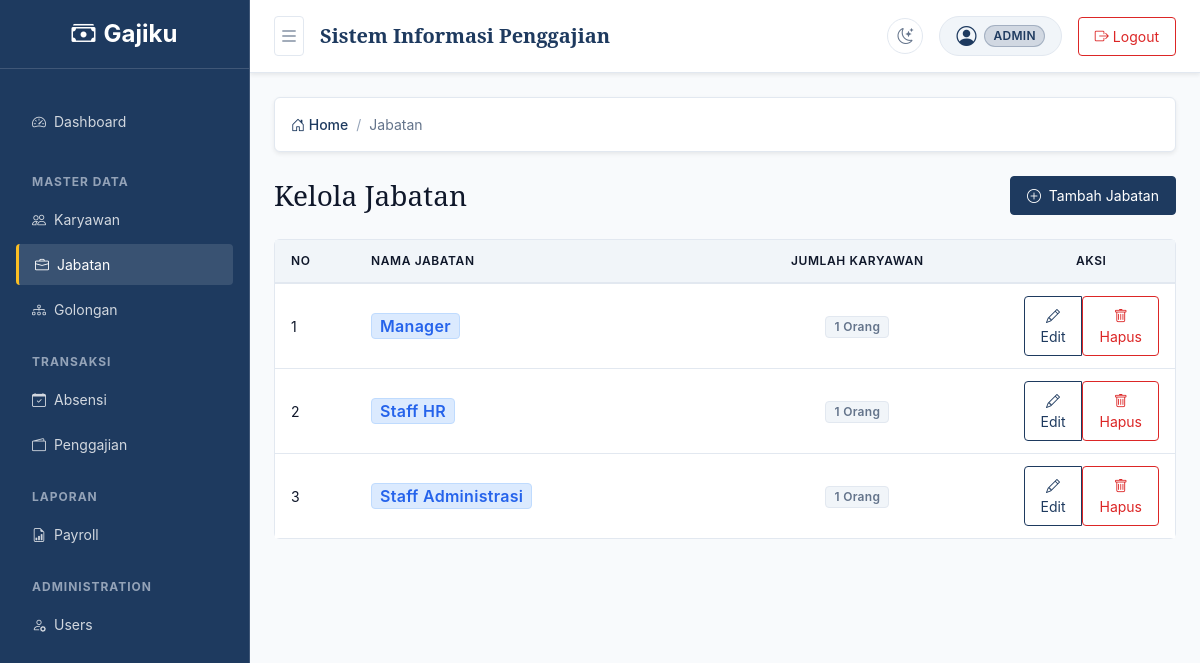
The app's page /?page=jabatan/index (signed in) with its own data.
### tables this page shows
CREATE TABLE IF NOT EXISTS jabatan (
    id INT UNSIGNED AUTO_INCREMENT PRIMARY KEY,
    nama_jabatan VARCHAR(100) NOT NULL,
    gaji_pokok DECIMAL(15,2) NOT NULL,
    tunjangan_default DECIMAL(15,2) NOT NULL DEFAULT 0,
    created_at TIMESTAMP NOT NULL DEFAULT CURRENT_TIMESTAMP,
    updated_at TIMESTAMP NOT NULL DEFAULT CURRENT_TIMESTAMP ON UPDATE CURRENT_TIMESTAMP
);

### app/includes/jabatan.php (called while the page is built, shortened)
<?php
function fetchAllJabatan(PDO $pdo): array
{
    $stmt = $pdo->query(
        'SELECT j.*, COUNT(k.id) AS jumlah_karyawan
         FROM jabatan j
         LEFT JOIN karyawan k ON j.id = k.jabatan_id
         GROUP BY j.id
         ORDER BY j.id ASC'
    );
    return $stmt->fetchAll();
}

### app/pages/jabatan/index.php (the view, shortened to what this page needs)
<?php
require_once dirname(__DIR__, 2) . '/includes/jabatan.php';
$pdo = getPDO();
$jabatans = fetchAllJabatan($pdo);
?>
<div class="d-flex justify-content-between align-items-center mb-4">
    <h1 class="h3 mb-0">Kelola Jabatan</h1>
    <a href="/?page=jabatan/create" class="btn btn-primary">
        <i class="bi bi-plus-circle me-1"></i> Tambah Jabatan
    </a>
</div>
<div class="card border-0 shadow-sm">
    <div class="card-body p-0">
        <div class="table-responsive">
            <table class="table table-hover align-middle mb-0">
                <thead class="table-light">
                    <tr>
                        <th class="px-4 py-3" style="width: 80px;">No</th>
                        <th class="px-4 py-3">Nama Jabatan</th>
                        <th class="px-4 py-3 text-center">Jumlah Karyawan</th>
                        <th class="px-4 py-3 text-center" style="width: 160px;">Aksi</th>
                    </tr>
                </thead>
                <tbody>
                    <?php if (count($jabatans) > 0): ?>
                        <?php foreach ($jabatans as $index => $jabatan): ?>
                            <tr>
                                <td class="px-4 py-3"><?= $index + 1 ?></td>
                                <td class="px-4 py-3 fw-medium">
                                    <span class="badge bg-info text-dark fs-6"><?= htmlspecialchars((string) $jabatan['nama_jabatan'], ENT_QUOTES, 'UTF-8') ?></span>
                                </td>
                                <td class="px-4 py-3 text-center">
                                    <span class="badge bg-secondary"><?= (int) ($jabatan['jumlah_karyawan'] ?? 0) ?> Orang</span>
                                </td>
                                <td class="px-4 py-3 text-center">
                                    <div class="btn-group btn-group-sm">
                                        <a href="/?page=jabatan/edit&id=<?= $jabatan['id'] ?>" class="btn btn-outline-primary" title="Edit">
                                            <i class="bi bi-pencil"></i> Edit
                                        </a>
                                        <form action="/?action=jabatan/delete" method="POST" class="d-inline" onsubmit="return confirm('Yakin ingin menghapus jabatan ini?');">
                                            <button type="submit" class="btn btn-outline-danger" title="Hapus">
                                                <i class="bi bi-trash"></i> Hapus
                                            </button>
                                        </form>
                                    </div>
                                </td>
                            </tr>
                        <?php endforeach; ?>
                    <?php endif; ?>
                </tbody>
            </table>
        </div>
    </div>
</div>

### app/includes/header.php (style rules this page uses)
:root { --bg-color: #F8FAFC; --surface-color: #FFFFFF; --surface-muted: #F1F5F9; --surface-hover: #E2E8F0; --border-color: #E2E8F0; --text-primary: #0F172A; --text-secondary: #64748B; --sidebar-bg: #1E3A5F; --topbar-bg: #FFFFFF; }
html, body { overflow-x: hidden; }
body { background-color: var(--bg-color) !important; color: var(--text-primary) !important; transition: background-color 0.2s ease, color 0.2s ease; }
.table-responsive { background-color: transparent !important; border: none !important; }
.card > .table-responsive, .card-body > .table-responsive { border: none !important; border-radius: 0 !important; margin: 0 !important; }
.table { --bs-table-bg: transparent !important; --bs-table-accent-bg: transparent !important; --bs-table-color: var(--text-primary) !important; --bs-table-border-color: var(--border-color) !important; color: var(--text-primary) !important; border-color: var(--border-color) !important; background-color: transparent !important; margin-bottom: 0 !important; }
.table > :not(caption) > * > * { box-shadow: none !important; color: inherit !important; background-color: transparent !important; }

### records on screen
jabatan: nama_jabatan "Manager", jumlah_karyawan "1"
jabatan: nama_jabatan "Staff HR", jumlah_karyawan "1"
jabatan: nama_jabatan "Staff Administrasi", jumlah_karyawan "1"

### other values on screen
$user['role'] "ADMIN"
$name "Jabatan"
